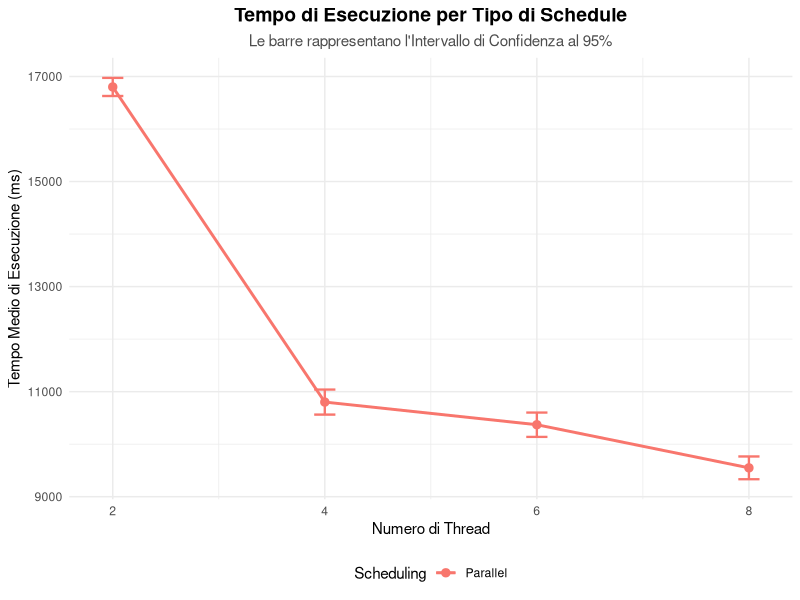
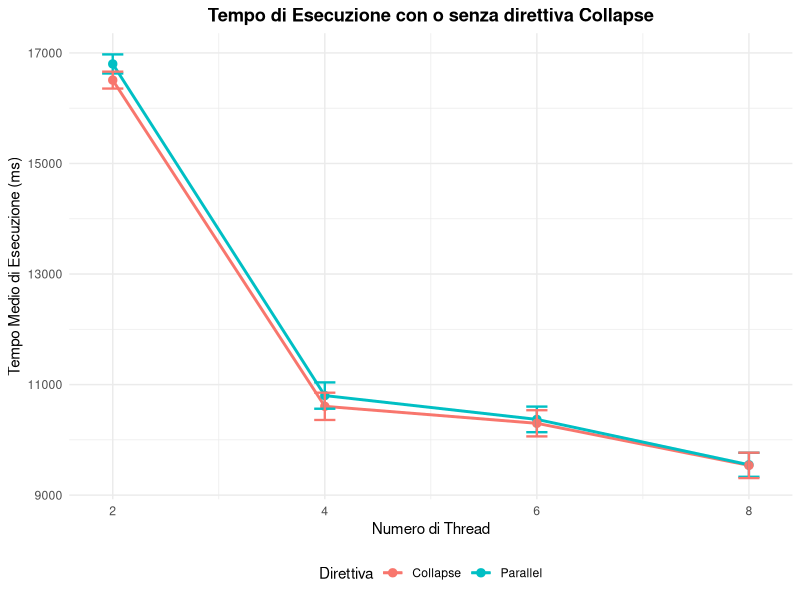
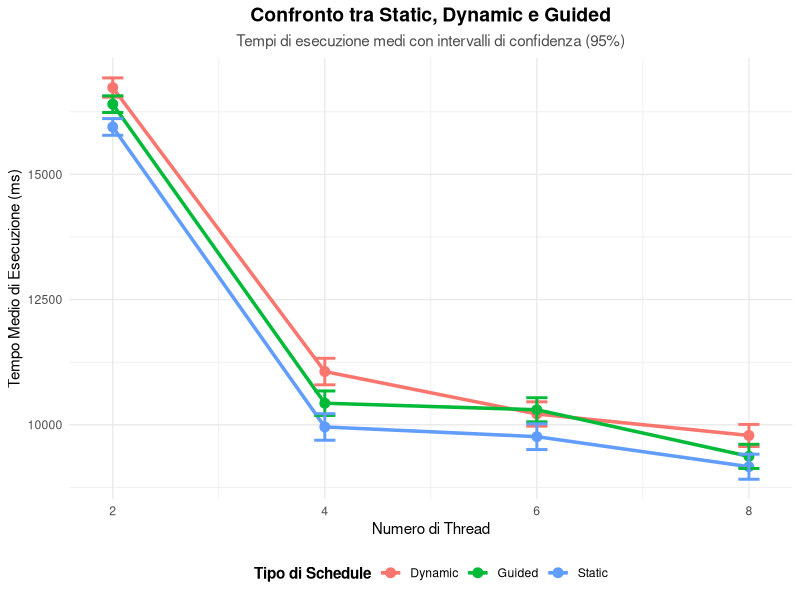
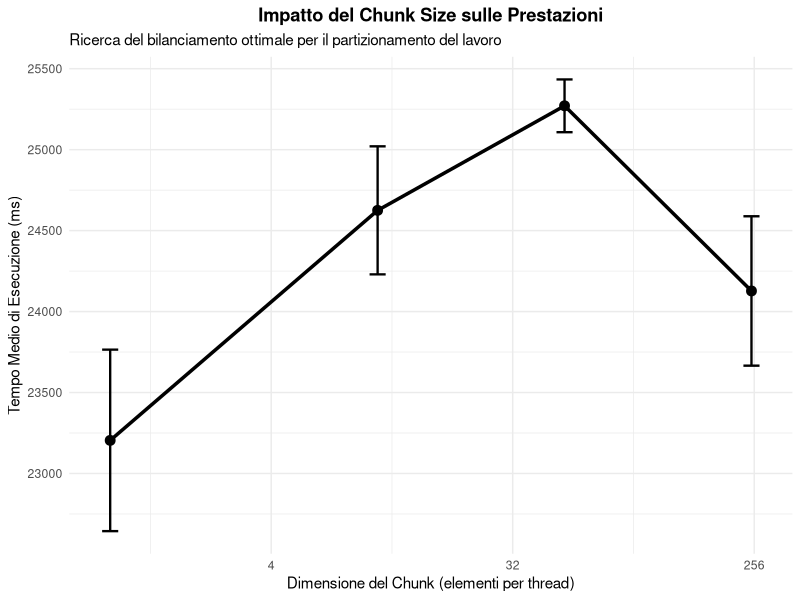
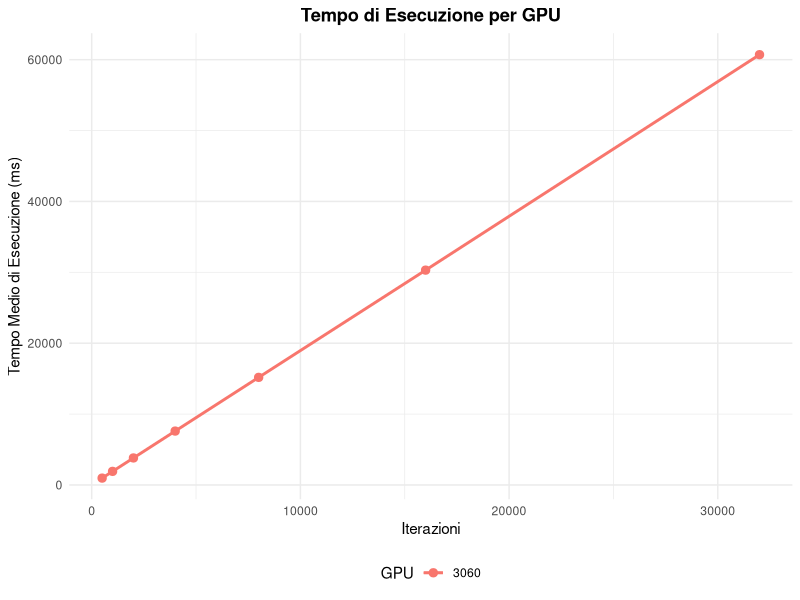
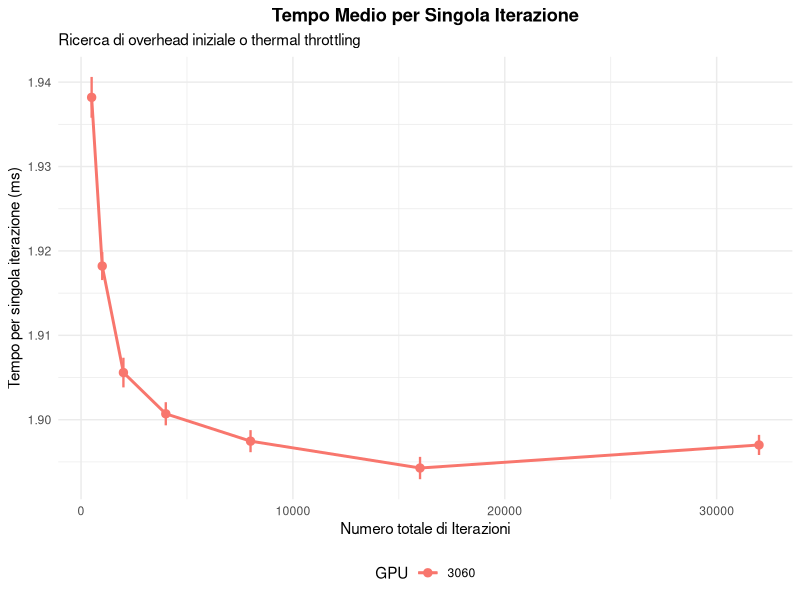
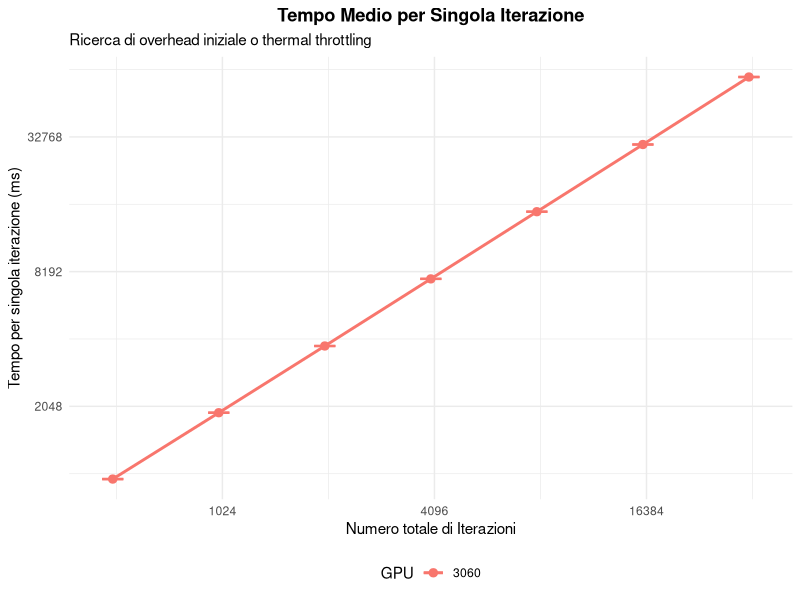

These figures' R source, in order:
## ---- chunk 1
library(tidyverse)
library(dplyr)
library(knitr)
# library(patchwork)

theme_set(theme_minimal())

theme_update(
  plot.title = element_text(face = "bold", hjust = 0.5),
  legend.position = "bottom"
)
## ---- chunk 2
# 1. Lettura e combinazione dei 6 dataset
df_collapse <- read_csv("data/benchmark_results_collapse.csv") %>% mutate(Schedule = "Collapse")
df_dynamic  <- read_csv("data/benchmark_results_dynamic.csv")  %>% mutate(Schedule = "Dynamic")
df_guided   <- read_csv("data/benchmark_results_guided.csv")   %>% mutate(Schedule = "Guided")
df_parallel <- read_csv("data/benchmark_results_parallel.csv") %>% mutate(Schedule = "Parallel")
df_serial   <- read_csv("data/benchmark_results_serial.csv")   %>% mutate(Schedule = "Serial")
df_static   <- read_csv("data/benchmark_results_static.csv")   %>% mutate(Schedule = "Static")

# Uniamo tutto in un unico dataframe
df_parallel_bind <- bind_rows(df_serial, df_parallel)

# 2. Calcolo Statistico: Media, Deviazione Standard, Errore Standard e Intervallo al 95%
df_parallel_stats <- df_parallel %>%
  group_by(Test_Name, Threads, Schedule) %>%
  summarise(
    n = n(),                           # Numero di campioni (iterazioni)
    mean_time = mean(Time_ms),         # Media aritmetica
    sd_time = sd(Time_ms),             # Deviazione Standard
    .groups = 'drop'
  ) %>%
  mutate(
    # L'Errore Standard (SE) = deviazione_standard / radice_quadrata(n)
    se_time = sd_time / sqrt(n),
    
    # Moltiplicatore T di Student per il 95% di confidenza (circa 1.96 per n grandi)
    t_score = qt(0.975, df = n - 1),
    
    # Margine di Errore
    ci_margin = t_score * se_time,
    
    # Calcolo estremo inferiore e superiore della barra
    ci_lower = mean_time - ci_margin,
    ci_upper = mean_time + ci_margin
  )

df_collapse_stats <- df_collapse %>%
  group_by(Test_Name, Threads, Schedule) %>%
  summarise(
    n = n(),                           
    mean_time = mean(Time_ms),         
    sd_time = sd(Time_ms),             
    .groups = 'drop'
  ) %>%
  mutate(
    se_time = sd_time / sqrt(n),           
    t_score = qt(0.975, df = n - 1),       
    ci_margin = t_score * se_time,         
    ci_lower = mean_time - ci_margin,      
    ci_upper = mean_time + ci_margin       
  )


df_schedule_stats <- bind_rows(df_dynamic, df_guided, df_static) %>%
  group_by(Test_Name, Threads, Schedule) %>%
  summarise(
    n = n(),                           
    mean_time = mean(Time_ms),         
    sd_time = sd(Time_ms),             
    .groups = 'drop'
  ) %>%
  mutate(
    se_time = sd_time / sqrt(n),           # Errore Standard
    t_score = qt(0.975, df = n - 1),       # T-value per confidenza al 95%
    ci_margin = t_score * se_time,         # Margine di errore
    ci_lower = mean_time - ci_margin,      # Estremo inferiore della barra
    ci_upper = mean_time + ci_margin       # Estremo superiore della barra
  )
## ---- chunk 3

## ---- chunk 4
#| CPU: intel i7 1165G7
# 3. Creazione del grafico con Barre di Confidenza
ggplot(df_parallel_stats, aes(x = Threads, y = mean_time, color = Schedule, group = Schedule)) +
  # Aggiunta delle linee e dei punti
  geom_line(size = 1) +
  geom_point(size = 2.5) +
  
  # Aggiunta delle barre di errore (Incertezza/Intervallo di Confidenza)
  # width controlla la larghezza delle stanghette orizzontali sulla barra
  geom_errorbar(aes(ymin = ci_lower, ymax = ci_upper), width = 0.2, size = 0.8) +
  
  # Etichette e Stile
  labs(
    title = "Tempo di Esecuzione per Tipo di Schedule",
    subtitle = "Le barre rappresentano l'Intervallo di Confidenza al 95%",
    x = "Numero di Thread",
    y = "Tempo Medio di Esecuzione (ms)",
    color = "Scheduling"
  ) + 
  scale_x_continuous(breaks = unique(df_parallel_stats$Threads)) +
  theme_minimal() +
  theme(
    plot.title = element_text(hjust = 0.5, face = "bold", size = 14),
    plot.subtitle = element_text(hjust = 0.5, size = 11, color = "gray30"),
    legend.position = "bottom"
  )

df_filtered <- bind_rows(df_dynamic, df_guided, df_static)

# 3. Calcolo di Medie e Intervalli di Confidenza al 95%
df_stats <- df_filtered %>%
  group_by(Test_Name, Threads, Schedule) %>%
  summarise(
    n = n(),                           
    mean_time = mean(Time_ms),         
    sd_time = sd(Time_ms),             
    .groups = 'drop'
  ) %>%
  mutate(
    se_time = sd_time / sqrt(n),           # Errore Standard
    t_score = qt(0.975, df = n - 1),       # T-value per confidenza al 95%
    ci_margin = t_score * se_time,         # Margine di errore
    ci_lower = mean_time - ci_margin,      # Estremo inferiore della barra
    ci_upper = mean_time + ci_margin       # Estremo superiore della barra
  )
## ---- chunk 5
#| CPU: intel i7 1165G7
bind_rows(df_parallel_stats, df_collapse_stats)  %>% 
  ggplot(aes(x=Threads, y=mean_time, color=Schedule, group=Schedule)) +
  geom_line(size=1) +
  geom_point(size=2.5) +
  geom_errorbar(aes(ymin=ci_lower, ymax=ci_upper), width=0.2, size=0.8) +
  labs(
    title="Tempo di Esecuzione con o senza direttiva Collapse",
    x = "Numero di Thread",
    y = "Tempo Medio di Esecuzione (ms)",
    color = "Direttiva"
  )

## ---- chunk 6
#| CPU: intel i7 1165G7
ggplot(df_schedule_stats, aes(x = Threads, y = mean_time, color = Schedule, group = Schedule)) +
  # Disegna le linee e i punti
  geom_line(size = 1.2) +
  geom_point(size = 3) +
  
  # Aggiunge le barre di confidenza al 95%
  geom_errorbar(aes(ymin = ci_lower, ymax = ci_upper), width = 0.2, size = 1) +
  
  # Se i tuoi file contengono test multipli, scommenta la riga seguente per separarli:
  # facet_wrap(~ Test_Name, scales = "free_y") +
  
  # Aggiunta di etichette, titoli e miglioramenti visivi
  labs(
    title = "Confronto tra Static, Dynamic e Guided",
    subtitle = "Tempi di esecuzione medi con intervalli di confidenza (95%)",
    x = "Numero di Thread",
    y = "Tempo Medio di Esecuzione (ms)",
    color = "Tipo di Schedule"
  ) +
  # Forza l'asse X a mostrare numeri interi per i thread
  scale_x_continuous(breaks = unique(df_stats$Threads)) +
  theme_minimal() +
  theme(
    plot.title = element_text(hjust = 0.5, face = "bold", size = 14),
    plot.subtitle = element_text(hjust = 0.5, size = 11, color = "gray30"),
    legend.position = "bottom",
    legend.title = element_text(face = "bold"),
  )
## ---- chunk 7
df_chunk <- read_csv("data/benchmark_results_chunk_size.csv") %>% 
  mutate(
    Chunk_Size = as.numeric(str_extract(Test_Name, "\\d+"))
  )

df_chunk_stats <- df_chunk %>%
  group_by(Test_Name, Threads, Chunk_Size) %>%
  summarise(
    n = n(),                           
    mean_time = mean(Time_ms),         
    sd_time = sd(Time_ms),             
    .groups = 'drop'
  ) %>%
  mutate(
    se_time = sd_time / sqrt(n),           
    t_score = qt(0.975, df = n - 1),       
    ci_margin = t_score * se_time,         
    ci_lower = mean_time - ci_margin,      # Estremo inferiore della barra
    ci_upper = mean_time + ci_margin
  )

df_chunk_stats %>%
  ggplot(aes(x = Chunk_Size, y = mean_time)) +
  geom_line(size = 1.2) +
  geom_point(size = 3) +
  geom_errorbar(aes(ymin = ci_lower, ymax = ci_upper), width = 0.2, size = 0.8) +
  scale_x_continuous(transform = "log2") +   
  labs(
    title = "Impatto del Chunk Size sulle Prestazioni",
    subtitle = "Ricerca del bilanciamento ottimale per il partizionamento del lavoro",
    x = "Dimensione del Chunk (elementi per thread)",
    y = "Tempo Medio di Esecuzione (ms)"
  )
## ---- chunk 8

## ---- chunk 9
df_cuda <- read_csv("data/benchmark_results_3060.csv") %>% mutate(GPU = "3060")

df_cuda_stats <- df_cuda %>%
  group_by(Iterations, GPU) %>%
  summarise(
    n = n(),                           
    mean_time = mean(Time_CUDA_ms),         
    sd_time = sd(Time_CUDA_ms),             
    .groups = 'drop'
  ) %>%
  mutate(
    se_time = sd_time / sqrt(n),           
    t_score = qt(0.975, df = n - 1),       
    ci_margin = t_score * se_time,         
    ci_lower = mean_time - ci_margin,      
    ci_upper = mean_time + ci_margin       
  )
## ---- chunk 10
df_cuda_stats %>%
  ggplot(aes(x = Iterations, y = mean_time, color = GPU, group = GPU)) +
  geom_line(size = 1) +
  geom_point(size = 2.5) +
  geom_errorbar(aes(ymin = ci_lower, ymax = ci_upper), width = 0.2, size = 0.8) +
  labs(
    title = "Tempo di Esecuzione per GPU",
    x = "Iterazioni",
    y = "Tempo Medio di Esecuzione (ms)",
    color = "GPU"
  )

## ---- chunk 11
df_cuda_stats %>%
  # Calcoliamo il tempo (e i limiti di confidenza) per singola iterazione
  mutate(
    mean_time_per_iter = mean_time / Iterations,
    ci_lower_iter = ci_lower / Iterations,
    ci_upper_iter = ci_upper / Iterations
  ) %>%
  ggplot(aes(x = Iterations, y = mean_time_per_iter, color = GPU, group = GPU)) +
  geom_line(linewidth = 1) + 
  geom_point(size = 2.5) +
  geom_errorbar(aes(ymin = ci_lower_iter, ymax = ci_upper_iter), width = 0.2, linewidth = 0.8) +
  labs(
    title = "Tempo Medio per Singola Iterazione",
    subtitle = "Ricerca di overhead iniziale o thermal throttling",
    x = "Numero totale di Iterazioni",
    y = "Tempo per singola iterazione (ms)",
    color = "GPU"
  )
## ---- chunk 12
df_cuda_stats %>%
  ggplot(aes(x = Iterations, y = mean_time, color = GPU, group = GPU)) +
  geom_line(linewidth = 1) + 
  geom_point(size = 2.5) +
  geom_errorbar(aes(ymin = ci_lower, ymax = ci_upper), width = 0.2, linewidth = 0.8) +
  scale_x_continuous(transform = "log2") + 
  scale_y_continuous(transform = "log2") +
  labs(
    title = "Tempo Medio per Singola Iterazione",
    subtitle = "Ricerca di overhead iniziale o thermal throttling",
    x = "Numero totale di Iterazioni",
    y = "Tempo per singola iterazione (ms)",
    color = "GPU"
  )
